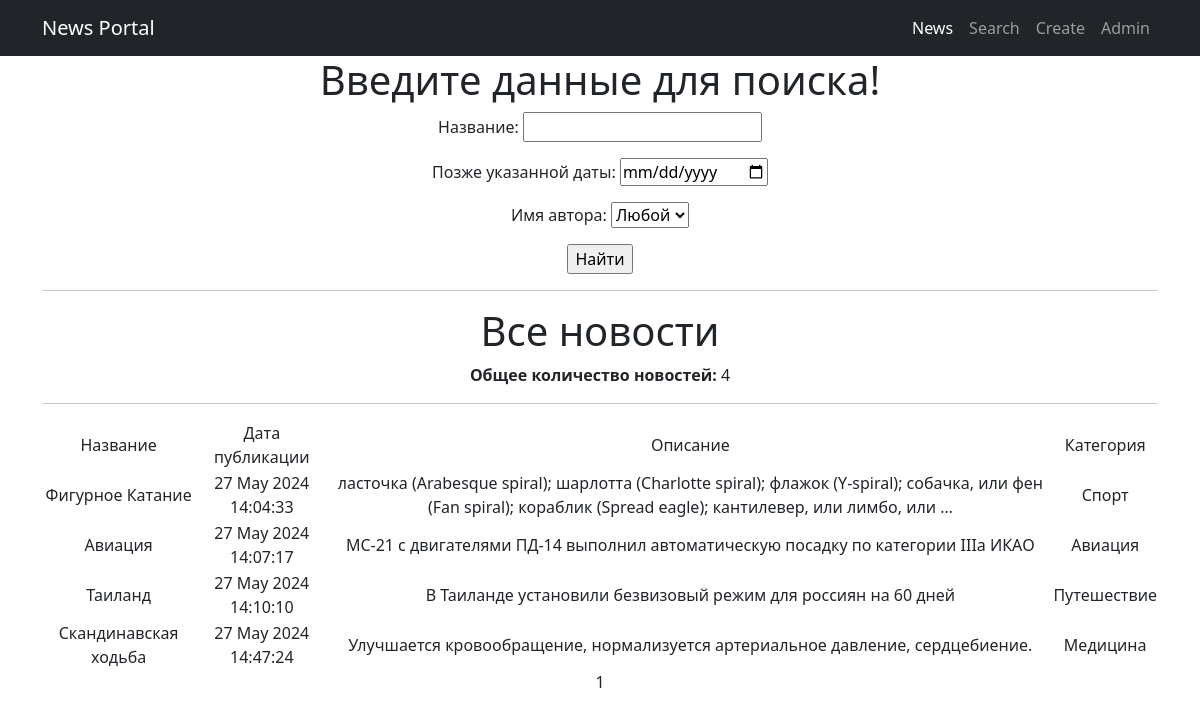
The app's page /news/search/ with its own data.
### News/models.py (models this page shows, shortened)
class Post(models.Model):
    author = models.ForeignKey(Author, on_delete=models.CASCADE)
    POST_TYPE_CHOICES = [
        ('article', 'Статья'),
        ('news', 'Новость'),
    ]
    post_type = models.CharField(max_length=7, choices=POST_TYPE_CHOICES)
    created_at = models.DateTimeField(auto_now_add=True)
    date_published = models.DateTimeField(default=timezone.now)
    categories = models.ManyToManyField(Category, through='PostCategory')
    title = models.CharField(max_length=255)
    content = models.TextField()
    rating = models.IntegerField(default=0)

class Category(models.Model):
    name = models.CharField(max_length=255, unique=True)

### News/views.py (the view)
# urls.py: path('search/', PostSearch.as_view(), name='post_search'),
class PostSearch(ListView):
    model = Post
    template_name = 'post_search.html'
    context_object_name = 'posts'
    paginate_by = 10
    def get_queryset(self):
        queryset = super().get_queryset()
        self.filterset = PostFilter(self.request.GET, queryset)
        return self.filterset.qs
    def get_context_data(self, **kwargs):
        context = super().get_context_data(**kwargs)
        context['time_now'] = datetime.utcnow()
        context['filterset'] = self.filterset
        context['posts'] = self.filterset.qs
        return context

### News/models.py (called while the page is built)
    def __str__(self):
        return self.user.username

### templates/post_search.html (shortened to what this page needs)
{% extends 'flatpages/default.html' %}
{% load custom_filters %}
{% block content %}
<h1>Введите данные для поиска!</h1>
<form action="" method="get">
    {{ filterset.form.as_p }}
    <input type="submit" value="Найти" />
</form>
<hr>
<h1>Все новости</h1>
<p><strong>Общее количество новостей:</strong> {{ posts|length }}</p>
<hr>
{% if posts %}
    <table>
        <tr>
            <td>Название</td>
            <td>Дата публикации</td>
            <td>Описание</td>
            <td>Категория</td>
        </tr>
        {% for post in posts %}
            <tr>
                <td>{{ post.title }}</td>
                <td>{{ post.created_at|date:"d M Y H:i:s" }}</td>
                <td>{{ post.content|truncatewords:20 }}</td>
                <td>
                {% for category in post.categories.all %}
                {{ category.name }}{% if not forloop.last %}, {% endif %}
            {% endfor %}
                </td>
            </tr>
        {% endfor %}
    </table>
{% else %}
    <h2>Новостей нет!</h2>
{% endif %}
{{ page_obj.number }}
{% endblock content %}

### records on screen
Post: title "Фигурное Катание", created_at "27 May 2024 14:04:33", content "ласточка (Arabesque spiral); шарлотта (Charlotte spiral); флажок (Y-spiral); собачка, или фен (Fan spiral); кораблик (Spread eagle); кантилевер, или лимбо, или …"
Category: name "Спорт"
Post: title "Авиация", created_at "27 May 2024 14:07:17", content "МС-21 с двигателями ПД-14 выполнил автоматическую посадку по категории IIIа ИКАО"
Category: name "Авиация"
Post: title "Таиланд", created_at "27 May 2024 14:10:10", content "В Таиланде установили безвизовый режим для россиян на 60 дней"
Category: name "Путешествие"
Post: title "Скандинавская ходьба", created_at "27 May 2024 14:47:24", content "Улучшается кровообращение, нормализуется артериальное давление, сердцебиение."
Category: name "Медицина"

### other values on screen
{{ posts|length }} "4"
{{ page_obj.number }} "1"
